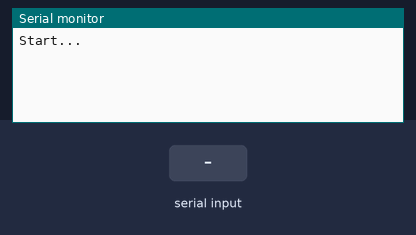
Recording of a sketch running on a simulated Arduino Uno, built with avr-gcc and run on an emulated ATmega328P. Shown: the last lines printed to the serial monitor. The test bench sets the inputs (shaded band).

Above: at 1.4 s.
1.5 s: "90,45\n" received over the second serial link
At 2.7 s:
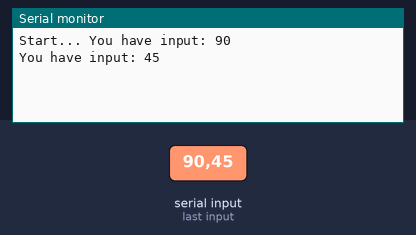
3.0 s: "30,150\n" received over the second serial link
At 3.9 s:
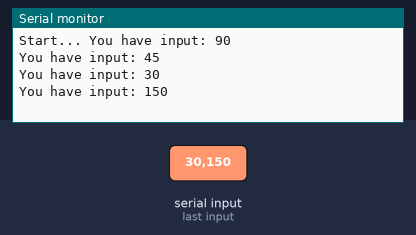
Timing chart, 0 to 6.0 s (numbered marks = the images above; inputs shaded):
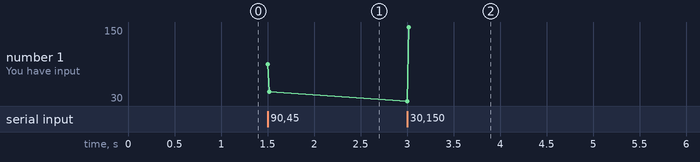

The sketch:

bluetooth.ino
```cpp
#include <../SoftwareSerial.h>
// int ledPin = 13;

/* This sample code demonstrates the normal use of reading Bluetooth serial port.
It requires the use of SoftwareSerial, and assumes that you have the 9600-baud Bluetooth serial device hooked up on pins 4(rx) and 3(tx).
This way, port 0 and 1 stay clear for uploading and serial monitor.
*/

SoftwareSerial ss(20, 21);

void setup() {
  // Force the Bluetooth module to communicate 9600 baud on Serial
  ss.begin(9600);
  ss.print("$");
  ss.print("$");
  ss.print("$");
  delay(100);
  ss.println("SU,96");
  delay(100);
  ss.println("---");
  ss.begin(9600);

  // 9600 is the default baud rate for the screen module
  Serial.begin( 9600 );
  Serial.print("Start... ");
}

void loop() {
  // listen for serial data
  if (ss.available() > 0 ) {
    // read a numbers from serial port
    int count = ss.parseInt();// print out the received number
    if (count > 0) {
      Serial.print("You have input: ");
      Serial.println(String(count));

      // blink the LED
      // blinkLED(count);
    }
    // else {
    //   Serial.println("nope");
    // }
  }
}

// void blinkLED(int count) {
//   for (int i=0; i < count; i++) {
//     digitalWrite(ledPin, HIGH);
//     delay(500);
//     digitalWrite(ledPin, LOW);
//     delay(500);
//   }
// }
```

Measured:
- after the input at 1.5 s, the serial monitor: prints a new line at once (image 1)
- after the input at 3.0 s, the serial monitor: prints a new line at once (image 2)
- plotted number 1: 45 → 150 after the input at 3.0 s
